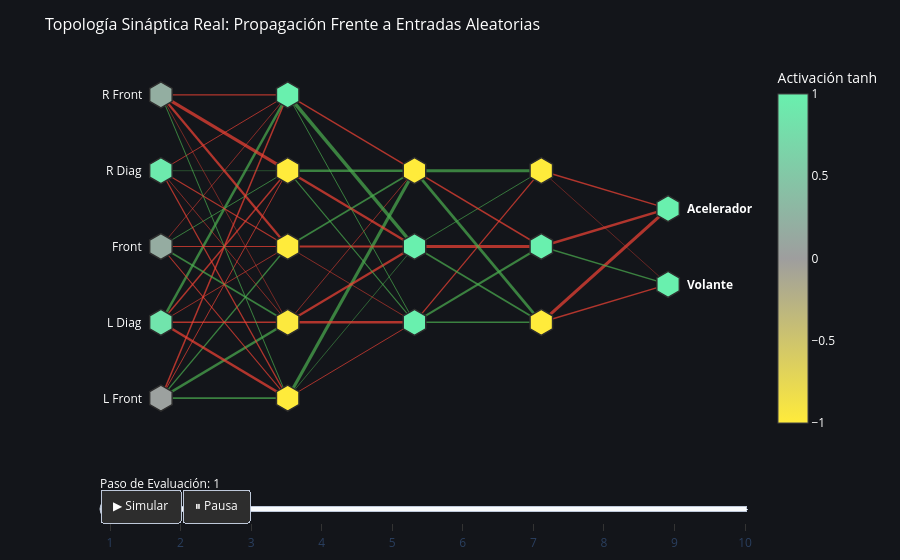

Write notebook code for a chart like this one.
### Markdown cell above
### 5. Dinámica Interactiva: Propagación Sináptica Frente a Entradas Aleatorias

Para complementar la inferencia de escenarios estáticos, se ha desarrollado un renderizado dinámico que permite observar el flujo de activación neuronal a lo largo de múltiples pasos de simulación. 

En cada iteración temporal, el algoritmo somete a la red a un vector de entrada estocástico (con valores normalizados entre 0 y 1, emulando lecturas de sensores asimétricas) y ejecuta una propagación hacia adelante (*Forward Pass*) a través de la topología multicapa (5 -> 5 -> 3 -> 3 -> 2).

**Interpretación de la Telemetría Visual:**
* **Nodos (Hexágonos):** El gradiente de color refleja la salida de la función de activación tangente hiperbólica (`tanh`). El amarillo indica inhibición profunda (cercano a -1), el gris denota neutralidad (0), y el verde representa excitación máxima (1).
* **Sinapsis (Conexiones):** Las aristas ilustran la matriz de pesos del modelo campeón. Las conexiones verdes transfieren pesos positivos (excitatorios), mientras que las rojas transfieren pesos negativos (inhibitorios). El grosor de cada línea es directamente proporcional al valor absoluto del peso sináptico, permitiendo identificar visualmente las "vías de decisión" primarias de la red.

### Code cell
import numpy as np
import plotly.graph_objects as go
import pandas as pd
import json
from IPython.display import display

# --- 1. CARGA DE DATOS REALES ---
df = pd.read_csv('training_log.csv')
architecture = [5, 5, 3, 3, 2]

if not df.empty and 'weights_json' in df.columns:
    raw_weights_str = df.iloc[-1]['weights_json']
    try:
        weights_to_use = json.loads(raw_weights_str)
        
        if len(weights_to_use) != 8:
            raise ValueError(f"La matriz extraída no tiene la arquitectura esperada (8 capas). Contiene {len(weights_to_use)}.")

        # --- 2. POSICIONES DE LOS NODOS ---
        def get_node_positions(arch):
            pos = {}
            layer_spacing = 1.5
            node_spacing = 1.0
            max_nodes = max(arch)
            
            for l_idx, num_nodes in enumerate(arch):
                x = l_idx * layer_spacing
                y_offset = (max_nodes - num_nodes) * node_spacing / 2.0
                for n_idx in range(num_nodes):
                    y = y_offset + n_idx * node_spacing
                    node_id = f"L{l_idx+1}_N{n_idx+1}"
                    pos[node_id] = (x, y)
            return pos

        node_positions = get_node_positions(architecture)
        node_ids_ordered = list(node_positions.keys())

        # --- 3. EXTRACCIÓN DE SINAPSIS ---
        def get_weighted_edges(arch, w_list):
            edges = []
            w_matrices = [w_list[0], w_list[2], w_list[4], w_list[6]]
            for l_idx in range(len(arch) - 1):
                w_mat = np.array(w_matrices[l_idx])
                for s_idx in range(arch[l_idx]):
                    for d_idx in range(arch[l_idx+1]):
                        src_id = f"L{l_idx+1}_N{s_idx+1}"
                        dst_id = f"L{l_idx+2}_N{d_idx+1}"
                        weight = w_mat[s_idx, d_idx]
                        edges.append((src_id, dst_id, weight))
            return edges

        weighted_edges = get_weighted_edges(architecture, weights_to_use)

        # --- 4. LÓGICA DE INFERENCIA ---
        def tanh(x): return np.tanh(x)

        def forward_pass_all_activations(sensors, w_list):
            w0, b0 = np.array(w_list[0]), np.array(w_list[1])
            w1, b1 = np.array(w_list[2]), np.array(w_list[3])
            w2, b2 = np.array(w_list[4]), np.array(w_list[5])
            w3, b3 = np.array(w_list[6]), np.array(w_list[7])
            
            acts = [sensors]
            a1 = tanh(np.dot(sensors, w0) + b0); acts.append(a1)
            a2 = tanh(np.dot(a1, w1) + b1); acts.append(a2)
            a3 = tanh(np.dot(a2, w2) + b2); acts.append(a3)
            out = tanh(np.dot(a3, w3) + b3); acts.append(out)
            return acts

        num_steps = 10
        all_steps_node_data = []
        for _ in range(num_steps):
            random_input = np.random.uniform(0, 1, architecture[0])
            step_activations = forward_pass_all_activations(random_input, weights_to_use)
            
            node_data_map = {}
            for l_idx, layer_act in enumerate(step_activations):
                for n_idx, act_val in enumerate(layer_act):
                    node_id = f"L{l_idx+1}_N{n_idx+1}"
                    node_data_map[node_id] = act_val
            all_steps_node_data.append(node_data_map)

        # --- 5. CONSTRUCCIÓN DEL GRÁFICO ---
        fig = go.Figure()
        max_w = max([abs(w) for _, _, w in weighted_edges])

        # Dibujar Sinapsis
        for src, dst, w in weighted_edges:
            x0, y0 = node_positions[src]
            x1, y1 = node_positions[dst]
            line_color = 'rgba(76, 175, 80, 0.7)' if w > 0 else 'rgba(244, 67, 54, 0.7)'
            line_width = 0.5 + 3.0 * (abs(w) / max_w)
            
            fig.add_trace(go.Scatter(
                x=[x0, x1, None], y=[y0, y1, None],
                mode='lines', line=dict(width=line_width, color=line_color),
                hoverinfo='none', showlegend=False
            ))

        # Dibujar Neuronas
        node_x = [node_positions[nid][0] for nid in node_ids_ordered]
        node_y = [node_positions[nid][1] for nid in node_ids_ordered]

        custom_colorscale = [[0.0, '#ffeb3b'], [0.5, '#9e9e9e'], [1.0, '#69f0ae']]
        initial_activations = [all_steps_node_data[0].get(nid, 0) for nid in node_ids_ordered]
        hover_texts = [f"Neurona: {nid}<br>Activación: {val:.3f}" for nid, val in zip(node_ids_ordered, initial_activations)]

        node_trace = go.Scatter(
            x=node_x, y=node_y,
            mode='markers',
            marker=dict(
                symbol='hexagon', size=26,
                color=initial_activations, colorscale=custom_colorscale,
                cmin=-1.0, cmax=1.0, showscale=True,
                colorbar=dict(title=dict(text="Activación tanh", font=dict(color="white")), tickfont=dict(color="white")),
                line=dict(width=1.5, color='#2d2d2d') 
            ),
            text=hover_texts, hoverinfo='text', showlegend=False
        )
        fig.add_trace(node_trace)
        trace_index_of_nodes = len(weighted_edges)

        # --- 6. ANIMACIÓN ---
        frames = []
        for step_idx in range(num_steps):
            step_acts = [all_steps_node_data[step_idx].get(nid, 0) for nid in node_ids_ordered]
            step_hover = [f"Neurona: {nid}<br>Activación: {val:.3f}" for nid, val in zip(node_ids_ordered, step_acts)]
            
            frame = go.Frame(
                data=[go.Scatter(marker=dict(color=step_acts), text=step_hover)],
                traces=[trace_index_of_nodes], 
                name=f'step_{step_idx}'
            )
            frames.append(frame)

        fig.frames = frames

        # --- 7. ETIQUETAS DE TEXTO FIJAS (Anotaciones) ---
        annotations = []
        # Entradas (Sensores)
        sensores = ["L Front", "L Diag", "Front", "R Diag", "R Front"]
        for i, nombre in enumerate(sensores):
            annotations.append(dict(
                x=node_positions[f"L1_N{i+1}"][0] - 0.2, 
                y=node_positions[f"L1_N{i+1}"][1],
                text=nombre, showarrow=False, font=dict(color="white", size=12), xanchor="right"
            ))
        # Salidas (Comandos)
        salidas = ["Volante", "Acelerador"]
        for i, nombre in enumerate(salidas):
            annotations.append(dict(
                x=node_positions[f"L5_N{i+1}"][0] + 0.2, 
                y=node_positions[f"L5_N{i+1}"][1],
                text=nombre, showarrow=False, font=dict(color="white", size=12, weight="bold"), xanchor="left"
            ))

        # --- 8. INTERFAZ MEJORADA ---
        fig.update_layout(
            title='Topología Sináptica Real: Propagación Frente a Entradas Aleatorias',
            title_font=dict(size=16, color='white'),
            plot_bgcolor='#13151a', paper_bgcolor='#13151a',
            xaxis=dict(showgrid=False, zeroline=False, visible=False),
            yaxis=dict(showgrid=False, zeroline=False, visible=False),
            margin=dict(l=100, r=100, t=60, b=100), # Más margen para los textos y controles
            annotations=annotations,
            # Botones movidos a la parte INFERIOR IZQUIERDA
            updatemenus=[dict(
                type='buttons', showactive=False, direction='left',
                x=0.0, y=-0.15, xanchor='left', yanchor='top',
                buttons=[
                    dict(label='▶ Simular', method='animate', args=[None, dict(frame=dict(duration=600, redraw=True), fromcurrent=True)]),
                    dict(label='⏸ Pausa', method='animate', args=[[None], dict(frame=dict(duration=0, redraw=False), mode='immediate')])
                ],
                bgcolor="#2d2d2d", font=dict(color="white")
            )],
            # Slider movido a la parte INFERIOR
            sliders=[dict(
                active=0, yanchor="top", xanchor="left", x=0.0, y=-0.05, len=1.0,
                currentvalue=dict(font=dict(color="white"), prefix="Paso de Evaluación: "),
                steps=[dict(args=[[f'step_{i}'], dict(mode='immediate', frame=dict(duration=0, redraw=True))], label=str(i+1), method='animate') for i in range(num_steps)]
            )]
        )

        display(fig)

    except Exception as e:
        print(f"Error: {e}")

### Figure 1 — Plotly figure (JSON) as saved in the notebook; plotly's stock layout.template omitted (floating-point values rounded to 4 significant figures)
{"data": [{"hoverinfo": "none", "line": {"color": "rgba(76, 175, 80, 0.7)", "width": 1.756}, "mode": "lines", "showlegend": false, "type": "scatter", "x": [0, 1.5, null], "y": [0, 0, null]}, {"hoverinfo": "none", "line": {"color": "rgba(76, 175, 80, 0.7)", "width": 2.477}, "mode": "lines", "showlegend": false, "type": "scatter", "x": [0, 1.5, null], "y": [0, 1, null]}, {"hoverinfo": "none", "line": {"color": "rgba(76, 175, 80, 0.7)", "width": 1.307}, "mode": "lines", "showlegend": false, "type": "scatter", "x": [0, 1.5, null], "y": [0, 2, null]}, {"hoverinfo": "none", "line": {"color": "rgba(244, 67, 54, 0.7)", "width": 0.9614}, "mode": "lines", "showlegend": false, "type": "scatter", "x": [0, 1.5, null], "y": [0, 3, null]}, {"hoverinfo": "none", "line": {"color": "rgba(244, 67, 54, 0.7)", "width": 1.456}, "mode": "lines", "showlegend": false, "type": "scatter", "x": [0, 1.5, null], "y": [0, 4, null]}, {"hoverinfo": "none", "line": {"color": "rgba(244, 67, 54, 0.7)", "width": 2.448}, "mode": "lines", "showlegend": false, "type": "scatter", "x": [0, 1.5, null], "y": [1, 0, null]}, {"hoverinfo": "none", "line": {"color": "rgba(244, 67, 54, 0.7)", "width": 1.578}, "mode": "lines", "showlegend": false, "type": "scatter", "x": [0, 1.5, null], "y": [1, 1, null]}, {"hoverinfo": "none", "line": {"color": "rgba(244, 67, 54, 0.7)", "width": 0.841}, "mode": "lines", "showlegend": false, "type": "scatter", "x": [0, 1.5, null], "y": [1, 2, null]}, {"hoverinfo": "none", "line": {"color": "rgba(244, 67, 54, 0.7)", "width": 1.485}, "mode": "lines", "showlegend": false, "type": "scatter", "x": [0, 1.5, null], "y": [1, 3, null]}, {"hoverinfo": "none", "line": {"color": "rgba(76, 175, 80, 0.7)", "width": 2.488}, "mode": "lines", "showlegend": false, "type": "scatter", "x": [0, 1.5, null], "y": [1, 4, null]}, {"hoverinfo": "none", "line": {"color": "rgba(244, 67, 54, 0.7)", "width": 1.082}, "mode": "lines", "showlegend": false, "type": "scatter", "x": [0, 1.5, null], "y": [2, 0, null]}, {"hoverinfo": "none", "line": {"color": "rgba(76, 175, 80, 0.7)", "width": 1.663}, "mode": "lines", "showlegend": false, "type": "scatter", "x": [0, 1.5, null], "y": [2, 1, null]}, {"hoverinfo": "none", "line": {"color": "rgba(244, 67, 54, 0.7)", "width": 1.248}, "mode": "lines", "showlegend": false, "type": "scatter", "x": [0, 1.5, null], "y": [2, 2, null]}, {"hoverinfo": "none", "line": {"color": "rgba(76, 175, 80, 0.7)", "width": 0.9697}, "mode": "lines", "showlegend": false, "type": "scatter", "x": [0, 1.5, null], "y": [2, 3, null]}, {"hoverinfo": "none", "line": {"color": "rgba(244, 67, 54, 0.7)", "width": 0.7409}, "mode": "lines", "showlegend": false, "type": "scatter", "x": [0, 1.5, null], "y": [2, 4, null]}, {"hoverinfo": "none", "line": {"color": "rgba(244, 67, 54, 0.7)", "width": 1.267}, "mode": "lines", "showlegend": false, "type": "scatter", "x": [0, 1.5, null], "y": [3, 0, null]}, {"hoverinfo": "none", "line": {"color": "rgba(244, 67, 54, 0.7)", "width": 0.7359}, "mode": "lines", "showlegend": false, "type": "scatter", "x": [0, 1.5, null], "y": [3, 1, null]}, {"hoverinfo": "none", "line": {"color": "rgba(244, 67, 54, 0.7)", "width": 1.103}, "mode": "lines", "showlegend": false, "type": "scatter", "x": [0, 1.5, null], "y": [3, 2, null]}, {"hoverinfo": "none", "line": {"color": "rgba(76, 175, 80, 0.7)", "width": 0.5227}, "mode": "lines", "showlegend": false, "type": "scatter", "x": [0, 1.5, null], "y": [3, 3, null]}, {"hoverinfo": "none", "line": {"color": "rgba(244, 67, 54, 0.7)", "width": 0.9401}, "mode": "lines", "showlegend": false, "type": "scatter", "x": [0, 1.5, null], "y": [3, 4, null]}, {"hoverinfo": "none", "line": {"color": "rgba(76, 175, 80, 0.7)", "width": 1.006}, "mode": "lines", "showlegend": false, "type": "scatter", "x": [0, 1.5, null], "y": [4, 0, null]}, {"hoverinfo": "none", "line": {"color": "rgba(244, 67, 54, 0.7)", "width": 0.6213}, "mode": "lines", "showlegend": false, "type": "scatter", "x": [0, 1.5, null], "y": [4, 1, null]}, {"hoverinfo": "none", "line": {"color": "rgba(244, 67, 54, 0.7)", "width": 2.281}, "mode": "lines", "showlegend": false, "type": "scatter", "x": [0, 1.5, null], "y": [4, 2, null]}, {"hoverinfo": "none", "line": {"color": "rgba(244, 67, 54, 0.7)", "width": 3.125}, "mode": "lines", "showlegend": false, "type": "scatter", "x": [0, 1.5, null], "y": [4, 3, null]}, {"hoverinfo": "none", "line": {"color": "rgba(244, 67, 54, 0.7)", "width": 1.064}, "mode": "lines", "showlegend": false, "type": "scatter", "x": [0, 1.5, null], "y": [4, 4, null]}, {"hoverinfo": "none", "line": {"color": "rgba(244, 67, 54, 0.7)", "width": 0.934}, "mode": "lines", "showlegend": false, "type": "scatter", "x": [1.5, 3, null], "y": [0, 1, null]}, {"hoverinfo": "none", "line": {"color": "rgba(76, 175, 80, 0.7)", "width": 0.7214}, "mode": "lines", "showlegend": false, "type": "scatter", "x": [1.5, 3, null], "y": [0, 2, null]}, {"hoverinfo": "none", "line": {"color": "rgba(76, 175, 80, 0.7)", "width": 3.176}, "mode": "lines", "showlegend": false, "type": "scatter", "x": [1.5, 3, null], "y": [0, 3, null]}, {"hoverinfo": "none", "line": {"color": "rgba(244, 67, 54, 0.7)", "width": 2.628}, "mode": "lines", "showlegend": false, "type": "scatter", "x": [1.5, 3, null], "y": [1, 1, null]}, {"hoverinfo": "none", "line": {"color": "rgba(244, 67, 54, 0.7)", "width": 2.246}, "mode": "lines", "showlegend": false, "type": "scatter", "x": [1.5, 3, null], "y": [1, 2, null]}, {"hoverinfo": "none", "line": {"color": "rgba(244, 67, 54, 0.7)", "width": 0.7514}, "mode": "lines", "showlegend": false, "type": "scatter", "x": [1.5, 3, null], "y": [1, 3, null]}, {"hoverinfo": "none", "line": {"color": "rgba(244, 67, 54, 0.7)", "width": 0.7269}, "mode": "lines", "showlegend": false, "type": "scatter", "x": [1.5, 3, null], "y": [2, 1, null]}, {"hoverinfo": "none", "line": {"color": "rgba(244, 67, 54, 0.7)", "width": 2.177}, "mode": "lines", "showlegend": false, "type": "scatter", "x": [1.5, 3, null], "y": [2, 2, null]}, {"hoverinfo": "none", "line": {"color": "rgba(76, 175, 80, 0.7)", "width": 1.734}, "mode": "lines", "showlegend": false, "type": "scatter", "x": [1.5, 3, null], "y": [2, 3, null]}, {"hoverinfo": "none", "line": {"color": "rgba(76, 175, 80, 0.7)", "width": 1.094}, "mode": "lines", "showlegend": false, "type": "scatter", "x": [1.5, 3, null], "y": [3, 1, null]}, {"hoverinfo": "none", "line": {"color": "rgba(244, 67, 54, 0.7)", "width": 2.433}, "mode": "lines", "showlegend": false, "type": "scatter", "x": [1.5, 3, null], "y": [3, 2, null]}, {"hoverinfo": "none", "line": {"color": "rgba(76, 175, 80, 0.7)", "width": 2.435}, "mode": "lines", "showlegend": false, "type": "scatter", "x": [1.5, 3, null], "y": [3, 3, null]}, {"hoverinfo": "none", "line": {"color": "rgba(76, 175, 80, 0.7)", "width": 0.973}, "mode": "lines", "showlegend": false, "type": "scatter", "x": [1.5, 3, null], "y": [4, 1, null]}, {"hoverinfo": "none", "line": {"color": "rgba(76, 175, 80, 0.7)", "width": 3.5}, "mode": "lines", "showlegend": false, "type": "scatter", "x": [1.5, 3, null], "y": [4, 2, null]}, {"hoverinfo": "none", "line": {"color": "rgba(244, 67, 54, 0.7)", "width": 1.422}, "mode": "lines", "showlegend": false, "type": "scatter", "x": [1.5, 3, null], "y": [4, 3, null]}, {"hoverinfo": "none", "line": {"color": "rgba(76, 175, 80, 0.7)", "width": 1.442}, "mode": "lines", "showlegend": false, "type": "scatter", "x": [3, 4.5, null], "y": [1, 1, null]}, {"hoverinfo": "none", "line": {"color": "rgba(76, 175, 80, 0.7)", "width": 2.06}, "mode": "lines", "showlegend": false, "type": "scatter", "x": [3, 4.5, null], "y": [1, 2, null]}, {"hoverinfo": "none", "line": {"color": "rgba(244, 67, 54, 0.7)", "width": 1.288}, "mode": "lines", "showlegend": false, "type": "scatter", "x": [3, 4.5, null], "y": [1, 3, null]}, {"hoverinfo": "none", "line": {"color": "rgba(76, 175, 80, 0.7)", "width": 1.754}, "mode": "lines", "showlegend": false, "type": "scatter", "x": [3, 4.5, null], "y": [2, 1, null]}, {"hoverinfo": "none", "line": {"color": "rgba(244, 67, 54, 0.7)", "width": 2.88}, "mode": "lines", "showlegend": false, "type": "scatter", "x": [3, 4.5, null], "y": [2, 2, null]}, {"hoverinfo": "none", "line": {"color": "rgba(76, 175, 80, 0.7)", "width": 0.8959}, "mode": "lines", "showlegend": false, "type": "scatter", "x": [3, 4.5, null], "y": [2, 3, null]}, {"hoverinfo": "none", "line": {"color": "rgba(76, 175, 80, 0.7)", "width": 2.815}, "mode": "lines", "showlegend": false, "type": "scatter", "x": [3, 4.5, null], "y": [3, 1, null]}, {"hoverinfo": "none", "line": {"color": "rgba(244, 67, 54, 0.7)", "width": 1.51}, "mode": "lines", "showlegend": false, "type": "scatter", "x": [3, 4.5, null], "y": [3, 2, null]}, {"hoverinfo": "none", "line": {"color": "rgba(76, 175, 80, 0.7)", "width": 2.97}, "mode": "lines", "showlegend": false, "type": "scatter", "x": [3, 4.5, null], "y": [3, 3, null]}, {"hoverinfo": "none", "line": {"color": "rgba(244, 67, 54, 0.7)", "width": 1.504}, "mode": "lines", "showlegend": false, "type": "scatter", "x": [4.5, 6, null], "y": [1, 1.5, null]}, {"hoverinfo": "none", "line": {"color": "rgba(244, 67, 54, 0.7)", "width": 3.137}, "mode": "lines", "showlegend": false, "type": "scatter", "x": [4.5, 6, null], "y": [1, 2.5, null]}, {"hoverinfo": "none", "line": {"color": "rgba(76, 175, 80, 0.7)", "width": 1.321}, "mode": "lines", "showlegend": false, "type": "scatter", "x": [4.5, 6, null], "y": [2, 1.5, null]}, {"hoverinfo": "none", "line": {"color": "rgba(244, 67, 54, 0.7)", "width": 2.511}, "mode": "lines", "showlegend": false, "type": "scatter", "x": [4.5, 6, null], "y": [2, 2.5, null]}, {"hoverinfo": "none", "line": {"color": "rgba(244, 67, 54, 0.7)", "width": 0.524}, "mode": "lines", "showlegend": false, "type": "scatter", "x": [4.5, 6, null], "y": [3, 1.5, null]}, {"hoverinfo": "none", "line": {"color": "rgba(244, 67, 54, 0.7)", "width": 1.473}, "mode": "lines", "showlegend": false, "type": "scatter", "x": [4.5, 6, null], "y": [3, 2.5, null]}, {"hoverinfo": "text", "marker": {"cmax": 1, "cmin": -1, "color": [0.03284, 0.8554, 0.169, 0.927, 0.1995, -1.0, -0.9738, -1.0, -1, 1.0, 1, 1, -1, -1.0, 1, -1, 1, 1], "colorbar": {"tickfont": {"color": "white"}, "title": {"font": {"color": "white"}, "text": "Activación tanh"}}, "colorscale": [[0, "#ffeb3b"], [0.5, "#9e9e9e"], [1, "#69f0ae"]], "line": {"color": "#2d2d2d", "width": 1.5}, "showscale": true, "size": 26, "symbol": "hexagon"}, "mode": "markers", "showlegend": false, "text": ["Neurona: L1_N1<br>Activación: 0.033", "Neurona: L1_N2<br>Activación: 0.855", "Neurona: L1_N3<br>Activación: 0.169", "Neurona: L1_N4<br>Activación: 0.927", "Neurona: L1_N5<br>Activación: 0.199", "Neurona: L2_N1<br>Activación: -1.000", "Neurona: L2_N2<br>Activación: -0.974", "Neurona: L2_N3<br>Activación: -1.000", "Neurona: L2_N4<br>Activación: -1.000", "Neurona: L2_N5<br>Activación: 1.000", "Neurona: L3_N1<br>Activación: 1.000", "Neurona: L3_N2<br>Activación: 1.000", "Neurona: L3_N3<br>Activación: -1.000", "Neurona: L4_N1<br>Activación: -1.000", "Neurona: L4_N2<br>Activación: 1.000", "Neurona: L4_N3<br>Activación: -1.000", "Neurona: L5_N1<br>Activación: 1.000", "Neurona: L5_N2<br>Activación: 1.000"], "type": "scatter", "x": [0, 0, 0, 0, 0, 1.5, 1.5, 1.5, 1.5, 1.5, 3, 3, 3, 4.5, 4.5, 4.5, 6, 6], "y": [0, 1, 2, 3, 4, 0, 1, 2, 3, 4, 1, 2, 3, 1, 2, 3, 1.5, 2.5]}], "layout": {"annotations": [{"font": {"color": "white", "size": 12}, "showarrow": false, "text": "L Front", "x": -0.2, "xanchor": "right", "y": 0}, {"font": {"color": "white", "size": 12}, "showarrow": false, "text": "L Diag", "x": -0.2, "xanchor": "right", "y": 1}, {"font": {"color": "white", "size": 12}, "showarrow": false, "text": "Front", "x": -0.2, "xanchor": "right", "y": 2}, {"font": {"color": "white", "size": 12}, "showarrow": false, "text": "R Diag", "x": -0.2, "xanchor": "right", "y": 3}, {"font": {"color": "white", "size": 12}, "showarrow": false, "text": "R Front", "x": -0.2, "xanchor": "right", "y": 4}, {"font": {"color": "white", "size": 12, "weight": "bold"}, "showarrow": false, "text": "Volante", "x": 6.2, "xanchor": "left", "y": 1.5}, {"font": {"color": "white", "size": 12, "weight": "bold"}, "showarrow": false, "text": "Acelerador", "x": 6.2, "xanchor": "left", "y": 2.5}], "margin": {"b": 100, "l": 100, "r": 100, "t": 60}, "paper_bgcolor": "#13151a", "plot_bgcolor": "#13151a", "sliders": [{"active": 0, "currentvalue": {"font": {"color": "white"}, "prefix": "Paso de Evaluación: "}, "len": 1, "steps": [{"args": [["step_0"], {"frame": {"duration": 0, "redraw": true}, "mode": "immediate"}], "label": "1", "method": "animate"}, {"args": [["step_1"], {"frame": {"duration": 0, "redraw": true}, "mode": "immediate"}], "label": "2", "method": "animate"}, {"args": [["step_2"], {"frame": {"duration": 0, "redraw": true}, "mode": "immediate"}], "label": "3", "method": "animate"}, {"args": [["step_3"], {"frame": {"duration": 0, "redraw": true}, "mode": "immediate"}], "label": "4", "method": "animate"}, {"args": [["step_4"], {"frame": {"duration": 0, "redraw": true}, "mode": "immediate"}], "label": "5", "method": "animate"}, {"args": [["step_5"], {"frame": {"duration": 0, "redraw": true}, "mode": "immediate"}], "label": "6", "method": "animate"}, {"args": [["step_6"], {"frame": {"duration": 0, "redraw": true}, "mode": "immediate"}], "label": "7", "method": "animate"}, {"args": [["step_7"], {"frame": {"duration": 0, "redraw": true}, "mode": "immediate"}], "label": "8", "method": "animate"}, {"args": [["step_8"], {"frame": {"duration": 0, "redraw": true}, "mode": "immediate"}], "label": "9", "method": "animate"}, {"args": [["step_9"], {"frame": {"duration": 0, "redraw": true}, "mode": "immediate"}], "label": "10", "method": "animate"}], "x": 0, "xanchor": "left", "y": -0.05, "yanchor": "top"}], "title": {"font": {"color": "white", "size": 16}, "text": "Topología Sináptica Real: Propagación Frente a Entradas Aleatorias"}, "updatemenus": [{"bgcolor": "#2d2d2d", "buttons": [{"args": [null, {"frame": {"duration": 600, "redraw": true}, "fromcurrent": true}], "label": "▶ Simular", "method": "animate"}, {"args": [[null], {"frame": {"duration": 0, "redraw": false}, "mode": "immediate"}], "label": "⏸ Pausa", "method": "animate"}], "direction": "left", "font": {"color": "white"}, "showactive": false, "type": "buttons", "x": 0, "xanchor": "left", "y": -0.15, "yanchor": "top"}], "xaxis": {"showgrid": false, "visible": false, "zeroline": false}, "yaxis": {"showgrid": false, "visible": false, "zeroline": false}}}
